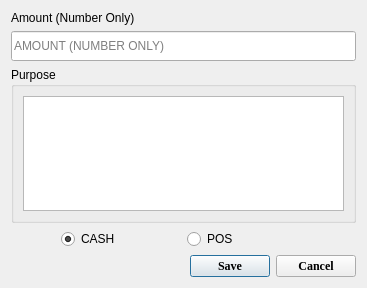
<?xml version="1.0" encoding="UTF-8"?>
<ui version="4.0">
 <class>dialogMoney</class>
 <widget class="QDialog" name="dialogMoney">
  <property name="geometry">
   <rect>
    <x>0</x>
    <y>0</y>
    <width>367</width>
    <height>288</height>
   </rect>
  </property>
  <property name="windowTitle">
   <string>Dialog</string>
  </property>
  <property name="windowIcon">
   <iconset resource="custom.qrc">
    <normaloff>:/icons/images/icons/naira.png</normaloff>:/icons/images/icons/naira.png</iconset>
  </property>
  <layout class="QVBoxLayout" name="verticalLayout">
   <item>
    <widget class="QLabel" name="label">
     <property name="text">
      <string>Amount (Number Only)</string>
     </property>
    </widget>
   </item>
   <item>
    <widget class="QLineEdit" name="lineEditAmount">
     <property name="minimumSize">
      <size>
       <width>0</width>
       <height>30</height>
      </size>
     </property>
     <property name="placeholderText">
      <string>AMOUNT (NUMBER ONLY)</string>
     </property>
    </widget>
   </item>
   <item>
    <widget class="QGroupBox" name="groupBox">
     <property name="title">
      <string>Purpose</string>
     </property>
     <layout class="QHBoxLayout" name="horizontalLayout_2">
      <item>
       <widget class="QTextEdit" name="textEditPurpose"/>
      </item>
     </layout>
    </widget>
   </item>
   <item>
    <layout class="QHBoxLayout" name="horizontalLayout_3">
     <property name="leftMargin">
      <number>50</number>
     </property>
     <property name="topMargin">
      <number>0</number>
     </property>
     <property name="rightMargin">
      <number>50</number>
     </property>
     <item>
      <widget class="QRadioButton" name="radioButtonCash">
       <property name="text">
        <string>CASH</string>
       </property>
       <property name="checked">
        <bool>true</bool>
       </property>
      </widget>
     </item>
     <item>
      <widget class="QRadioButton" name="radioButtonPos">
       <property name="text">
        <string>POS</string>
       </property>
      </widget>
     </item>
    </layout>
   </item>
   <item>
    <layout class="QHBoxLayout" name="horizontalLayout">
     <property name="topMargin">
      <number>0</number>
     </property>
     <item>
      <spacer name="horizontalSpacer">
       <property name="orientation">
        <enum>Qt::Horizontal</enum>
       </property>
       <property name="sizeHint" stdset="0">
        <size>
         <width>40</width>
         <height>20</height>
        </size>
       </property>
      </spacer>
     </item>
     <item>
      <widget class="QPushButton" name="pushButtonSave">
       <property name="font">
        <font>
         <family>Times New Roman</family>
         <pointsize>9</pointsize>
         <weight>75</weight>
         <bold>true</bold>
        </font>
       </property>
       <property name="text">
        <string>Save</string>
       </property>
      </widget>
     </item>
     <item>
      <widget class="QPushButton" name="pushButtonCancel">
       <property name="font">
        <font>
         <family>Times New Roman</family>
         <pointsize>9</pointsize>
         <weight>75</weight>
         <bold>true</bold>
        </font>
       </property>
       <property name="text">
        <string>Cancel</string>
       </property>
      </widget>
     </item>
    </layout>
   </item>
  </layout>
 </widget>
 <resources>
  <include location="custom.qrc"/>
 </resources>
 <connections/>
</ui>
